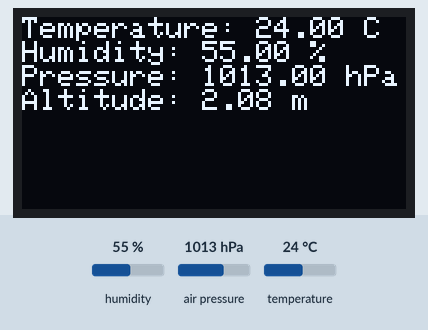
Recording of a sketch running on a simulated ESP32. On the bench: 128×64 one-colour display. Inputs (shaded band) come from the test bench; at power-on: humidity 55 %, air pressure 1013 hPa, temperature 24 °C. WiFi joins after 1.5 s; servers stay silent unless stated; what the sketch prints to the serial monitor is not drawn.

Above: at 5.2 s.
5.3 s: humidity set to 22 %
At 6.7 s:
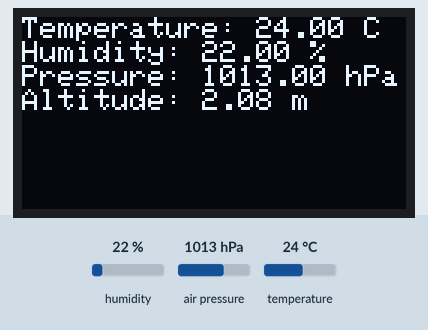
7.6 s: air pressure set to 952 hPa
At 8.4 s:
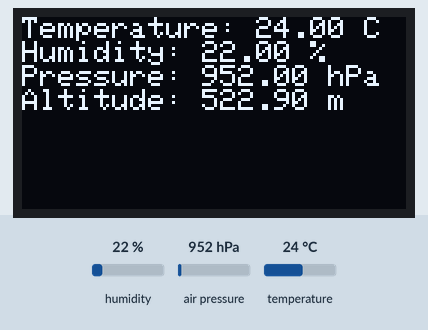
9.1 s: temperature set to 12 °C
At 11.4 s:
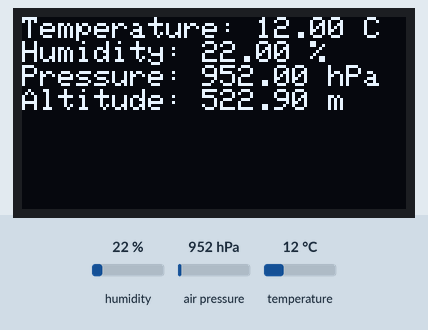
11.7 s: air pressure set to 975 hPa
At 12.9 s:
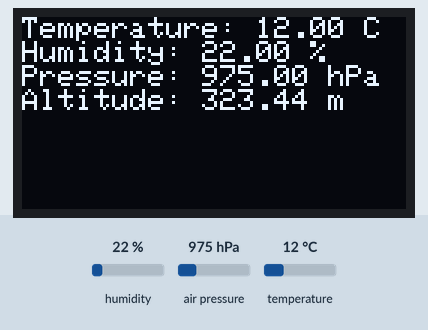
13.2 s: humidity set to 40 %
At 15.4 s:
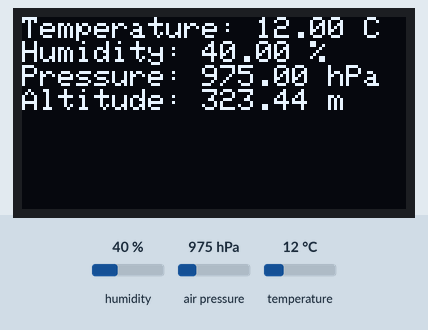
15.8 s: air pressure set to 1000 hPa
At 16.8 s:
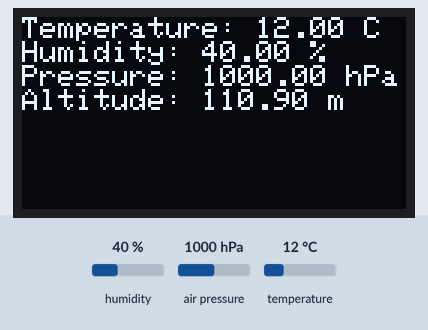
Timing chart, 0 to 18.3 s (numbered marks = the images above; inputs shaded):
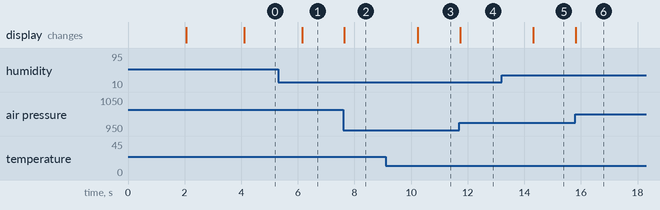

The sketch:

ESP32_Weather_Station.ino
```cpp
/*
  Project Title: ESP32 Weather Station
  Author: Francisco Soares
  Affiliation: ESTGL - Escola Superior de Tecnologia e Gestão de Lamego

  Description:
  This Arduino sketch turns an ESP32 into a weather station that measures temperature, humidity, pressure, and altitude. It utilizes sensors commonly found in cheap Chinese Arduino sensor kits, including a DHT sensor for temperature and humidity, and a BMP085/BMP180 sensor for pressure and altitude. The sensor readings are displayed on both a web server and an OLED display.

  Materials Needed:
  - 1x ESP32
  - 1x DHT Sensor (e.g., DHT11, DHT22)
  - 1x BMP085/BMP180 Sensor
  - Jumper wires

  Connections:
  - Connect the DHT sensor to pin DHT_PIN of the ESP32.
  - Connect the BMP085/BMP180 sensor to the I2C pins (SDA and SCL) of the ESP32.

  Enjoy monitoring the weather with your ESP32 Weather Station!
*/

#include <WiFi.h>
#include <WebServer.h>
#include <Adafruit_Sensor.h>
#include <DHT.h>
#include <Wire.h>
#include <Adafruit_BMP085.h>
#include <Adafruit_GFX.h>
#include <Adafruit_SSD1306.h>

#define DHT_PIN 14       // DHT sensor pin
#define DHT_TYPE DHT11   // DHT sensor type

#define BMP_SDA 21       // BMP085/BMP180 SDA pin
#define BMP_SCL 22       // BMP085/BMP180 SCL pin

#define SCREEN_WIDTH 128
#define SCREEN_HEIGHT 64

const char* ssid = "your_wifi_ssid";
const char* password = "your_wifi_password";

WebServer server(80);

DHT dht(DHT_PIN, DHT_TYPE);
Adafruit_BMP085 bmp;
Adafruit_SSD1306 display(SCREEN_WIDTH, SCREEN_HEIGHT, &Wire, -1);

float temperature = 0.0;
float humidity = 0.0;
float pressure = 0.0;
float altitude = 0.0;

void handleRoot() {
  String html = "<html><body>";
  html += "<h1>ESP32 Weather Station</h1>";
  html += "<h2>Sensor Readings</h2>";
  html += "<p>Temperature: " + String(temperature) + " °C</p>";
  html += "<p>Humidity: " + String(humidity) + " %</p>";
  html += "<p>Pressure: " + String(pressure) + " hPa</p>";
  html += "<p>Altitude: " + String(altitude) + " m</p>";
  html += "</body></html>";
  server.send(200, "text/html", html);
}

void setup() {
  Serial.begin(115200);

  // Initialize DHT sensor
  dht.begin();

  // Initialize BMP085/BMP180 sensor
  if (!bmp.begin()) {
    Serial.println("Could not find a valid BMP085/BMP180 sensor, check wiring!");
    while (1);
  }

  // Connect to Wi-Fi
  WiFi.begin(ssid, password);
  while (WiFi.status() != WL_CONNECTED) {
    delay(1000);
    Serial.println("Connecting to WiFi...");
  }

  // Start the server
  server.on("/", handleRoot);
  server.begin();

  // Initialize display
  display.begin(SSD1306_SWITCHCAPVCC, 0x3C);
  display.clearDisplay();
  display.setTextColor(SSD1306_WHITE);
  display.setTextSize(1);
  display.setCursor(0, 0);
  display.println("ESP32 Weather");
  display.println(" Station");
  display.display();
  delay(2000);
  display.clearDisplay();
}

void loop() {
  // Read temperature and humidity from DHT sensor
  temperature = dht.readTemperature();
  humidity = dht.readHumidity();

  // Read pressure and altitude from BMP085/BMP180 sensor
  pressure = bmp.readPressure() / 100.0;
  altitude = bmp.readAltitude();

  // Update display
  display.clearDisplay();
  display.setCursor(0, 0);
  display.println("Temperature: " + String(temperature) + " C");
  display.println("Humidity: " + String(humidity) + " %");
  display.println("Pressure: " + String(pressure) + " hPa");
  display.println("Altitude: " + String(altitude) + " m");
  display.display();

  server.handleClient();
}
```

Measured:
- after the input at 5.3 s, the display: changes after 0.85 s (image 1)
- after the input at 7.6 s, the display: changes at once (image 2)
- after the input at 9.1 s, the display: changes after 1.1 s (image 3)
- after the input at 11.7 s, the display: changes at once (image 4)
- after the input at 13.2 s, the display: changes after 1.1 s (image 5)
- after the input at 15.8 s, the display: changes at once (image 6)
